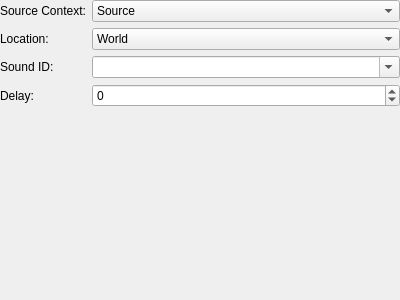
<?xml version="1.0" encoding="UTF-8"?>
<ui version="4.0">
 <class>ActionPlaySoundEffect</class>
 <widget class="QWidget" name="ActionPlaySoundEffect">
  <property name="geometry">
   <rect>
    <x>0</x>
    <y>0</y>
    <width>400</width>
    <height>300</height>
   </rect>
  </property>
  <layout class="QVBoxLayout" name="verticalLayout">
   <property name="margin">
    <number>0</number>
   </property>
   <item>
    <layout class="QFormLayout" name="formLayout">
     <property name="fieldGrowthPolicy">
      <enum>QFormLayout::AllNonFixedFieldsGrow</enum>
     </property>
     <item row="0" column="0">
      <widget class="QLabel" name="label_2">
       <property name="text">
        <string>Source Context:</string>
       </property>
      </widget>
     </item>
     <item row="0" column="1">
      <widget class="QComboBox" name="sourceContext">
       <item>
        <property name="text">
         <string>Source</string>
        </property>
       </item>
       <item>
        <property name="text">
         <string>Party</string>
        </property>
       </item>
       <item>
        <property name="text">
         <string>All</string>
        </property>
       </item>
      </widget>
     </item>
     <item row="1" column="0">
      <widget class="QLabel" name="label_3">
       <property name="text">
        <string>Location:</string>
       </property>
      </widget>
     </item>
     <item row="1" column="1">
      <widget class="QComboBox" name="location">
       <item>
        <property name="text">
         <string>World</string>
        </property>
       </item>
       <item>
        <property name="text">
         <string>Channel</string>
        </property>
       </item>
       <item>
        <property name="text">
         <string>Instance</string>
        </property>
       </item>
       <item>
        <property name="text">
         <string>Zone</string>
        </property>
       </item>
      </widget>
     </item>
     <item row="2" column="0">
      <widget class="QLabel" name="label_4">
       <property name="text">
        <string>Sound ID:</string>
       </property>
      </widget>
     </item>
     <item row="2" column="1">
      <widget class="QComboBox" name="soundID">
       <property name="sizePolicy">
        <sizepolicy hsizetype="Expanding" vsizetype="Fixed">
         <horstretch>0</horstretch>
         <verstretch>0</verstretch>
        </sizepolicy>
       </property>
       <property name="editable">
        <bool>true</bool>
       </property>
      </widget>
     </item>
     <item row="3" column="0">
      <widget class="QLabel" name="label">
       <property name="text">
        <string>Delay:</string>
       </property>
      </widget>
     </item>
     <item row="3" column="1">
      <widget class="QSpinBox" name="delay">
       <property name="minimum">
        <number>-2147483647</number>
       </property>
       <property name="maximum">
        <number>2147483647</number>
       </property>
      </widget>
     </item>
    </layout>
   </item>
  </layout>
 </widget>
 <resources/>
 <connections/>
</ui>
